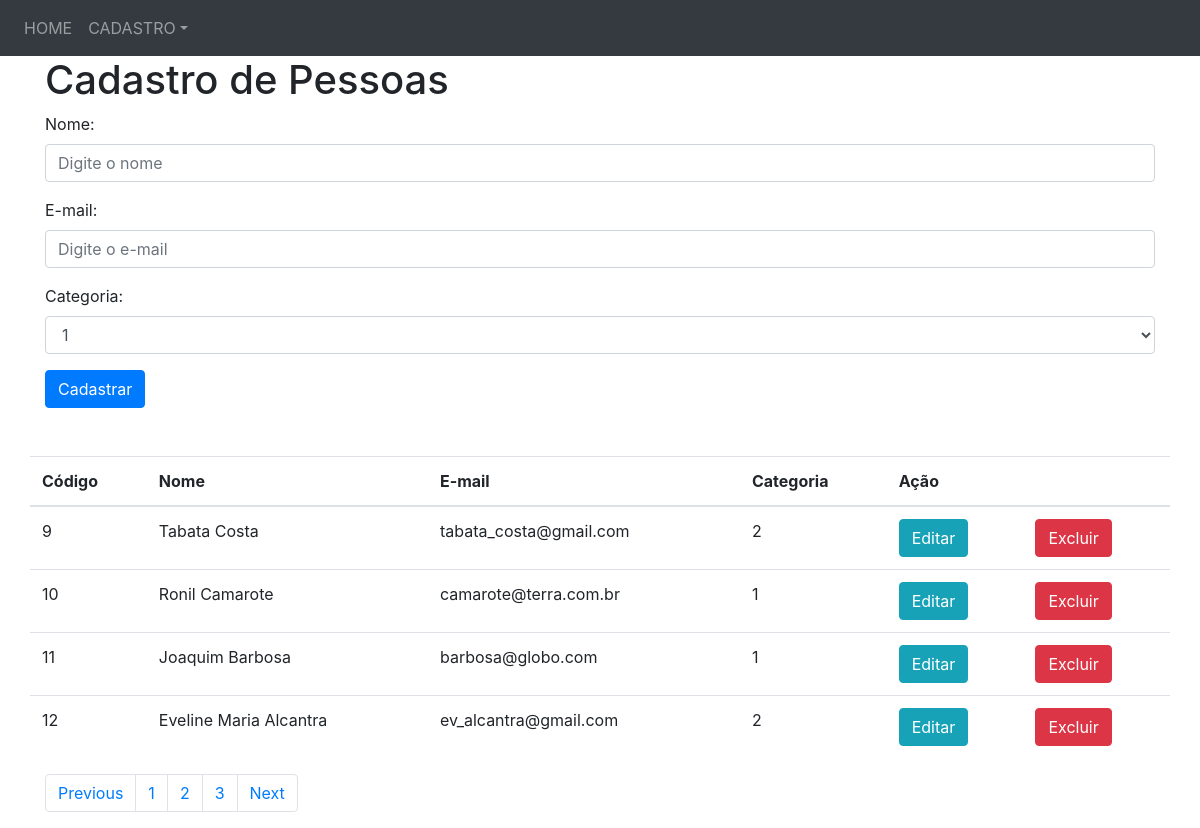
Screenshot of /pessoas.php?pagina=3 with the database file from the repository.
### tables this page shows
CREATE TABLE `pessoas` (
  `codPessoas` int(11) NOT NULL AUTO_INCREMENT,
  `nomePessoas` varchar(100) NOT NULL,
  `emailPessoas` varchar(100) NOT NULL,
  `codCategoria` int(11) NOT NULL,
  PRIMARY KEY (`codPessoas`),
  KEY `codCategoria` (`codCategoria`),
  CONSTRAINT `pessoas_ibfk_1` FOREIGN KEY (`codCategoria`) REFERENCES `categoria` (`codCategoria`)
);

### pessoas.php (the view, shortened to what this page needs)
<?php
	$update = false;
	$namePes = '';
	$emailPes = '';
	$selPes = '';
?>
<!DOCTYPE html>
<html lang="pt-br">
<head>
  	<link rel="stylesheet" href="https://maxcdn.bootstrapcdn.com/bootstrap/4.3.1/css/bootstrap.min.css">
</head>
<body>
	<nav class="navbar navbar-expand-sm bg-dark navbar-dark">
		<ul class="navbar-nav">
			<li class="nav-item">
				<a class="nav-link" href="index.php">HOME</a>
			</li>
			<li class="nav-item dropdown">
				<a class="nav-link dropdown-toggle" href="#" id="navbardrop" data-toggle="dropdown">CADASTRO</a>
			</li>
		</ul>
	</nav>
	<div class="container">
		<h1>Cadastro de Pessoas</h1>
		<form action="" method="POST">
			<div class="form-group">
				<label>Nome:</label>
				<input type="text" class="form-control" name="name" id="name" value="<?php echo $namePes;?>" placeholder="Digite o nome" title="Digite o nome da pessoa" required="">
			</div>
			<div class="form-group">
				<label>E-mail:</label>
				<input type="email" class="form-control" name="email" id="email" value="<?php echo $emailPes;?>" placeholder="Digite o e-mail" title="Digite o e-mail da pessoa" required="">
			</div>
			<div class="form-group">
				<label>Categoria:</label>
				<select class="form-control" id="sel1" name="sellist1" value="<?php echo $selPes;?>" title="Selecione uma categoria">
				<?php
					include "conexao.php";
					$sqlSelect = $conexao->prepare("SELECT codCategoria FROM categoria");
					$sqlSelect->execute();
					$fetchAll = $sqlSelect->fetchAll();
					foreach($fetchAll as $categoria){
						echo '<option>'.$categoria['codCategoria'].'</option>';
					}
				?>
				</select>
			</div>
			<?php if($update == true): ?>
				<button type="submit" class="btn btn-info" id="atualizarPessoa" title="Clique para atualizar o cadastro">Update</button>
			<?php else: ?>
				<button type="submit" class="btn btn-primary" id="cadastrarPessoa" title="Clique para realizar o cadastro">Cadastrar</button>
			<?php endif?>
		</form>
		<br>
		<br>
		<div class="row">
		<table class="table table-hover">
			<thead>
				<th>Código</th>
				<th>Nome</th>
				<th>E-mail</th>
				<th>Categoria</th>
				<th colspan="2">Ação</th>
			</thead>
			<tbody>
			<?php
				include "conexao.php";
				$pagina = (!isset($_GET['pagina'])) ? 1 : $_GET['pagina'];
				$sqlExec = $conexao->prepare("SELECT * FROM pessoas");
				$sqlExec->execute();
				$result = $sqlExec->fetchAll();
				$exibir = 4;
				$total = ceil((count($result)/$exibir));
				$inicioExibir = ($exibir * $pagina) - $exibir;
				$sqlSelect = $conexao->prepare("SELECT * FROM pessoas LIMIT $inicioExibir,$exibir");
				$sqlSelect->execute();
				$fetchAll = $sqlSelect->fetchAll();
					foreach($fetchAll as $pessoas){
						echo '<tr>';
						echo '	<td>'.$pessoas['codPessoas'].'</td>';
						echo '	<td>'.$pessoas['nomePessoas'].'</td>';
						echo '	<td>'.$pessoas['emailPessoas'].'</td>';
						echo '	<td>'.$pessoas['codCategoria'].'</td>';
						echo '	<td><a href="?editar='.$pessoas["codPessoas"].'" class="btn btn-info">Editar</a></td>';
						echo '	<td><a href="?excluir='.$pessoas["codPessoas"].'" class="btn btn-danger">Excluir</a></td>';
						echo '</tr>';
					}
				echo '</tbody>';
				echo '</table>';
				echo '</div>';
				echo '<ul class="pagination">';
    			echo '	<li class="page-item"><a class="page-link" href="?pagina='.($pagina = ($pagina > 1)?($pagina - 1):1).'">Previous</a></li>';
    			echo '	<li class="page-item"><a class="page-link" href="?pagina=1">'.($pagina = ($_GET['pagina'] > 3)?($_GET['pagina'] - 2):1).'</a></li>';
    			echo '	<li class="page-item"><a class="page-link" href="?pagina=2">'.($pagina = ($_GET['pagina'] > 3)?($_GET['pagina'] - 1):2).'</a></li>';
    			echo '	<li class="page-item"><a class="page-link" href="?pagina=3">'.($pagina = ($_GET['pagina'] > 3)?($_GET['pagina'] - 0):3).'</a></li>';
    			echo '	<li class="page-item"><a class="page-link" href="?pagina='.($pagina = ($_GET['pagina'] < $total)?($_GET['pagina'] + 1):$total).'">Next</a></li>';
  				echo '</ul>';
			?>
	</div>
</body>
</html>

### rows the page displays
pessoas: codPessoas "9", nomePessoas "Tabata Costa", emailPessoas "tabata_costa@gmail.com", codCategoria "2"
pessoas: codPessoas "10", nomePessoas "Ronil Camarote", emailPessoas "camarote@terra.com.br", codCategoria "1"
pessoas: codPessoas "11", nomePessoas "Joaquim Barbosa", emailPessoas "barbosa@globo.com", codCategoria "1"
pessoas: codPessoas "12", nomePessoas "Eveline Maria Alcantra", emailPessoas "ev_alcantra@gmail.com", codCategoria "2"

### other values shown
$pagina = ($_GET['pagina'] > 3)?($_GET['pagina'] - 2):1 "1"
$pagina = ($_GET['pagina'] > 3)?($_GET['pagina'] - 1):2 "2"
$pagina = ($_GET['pagina'] > 3)?($_GET['pagina'] - 0):3 "3"
form field sellist1 "1"
